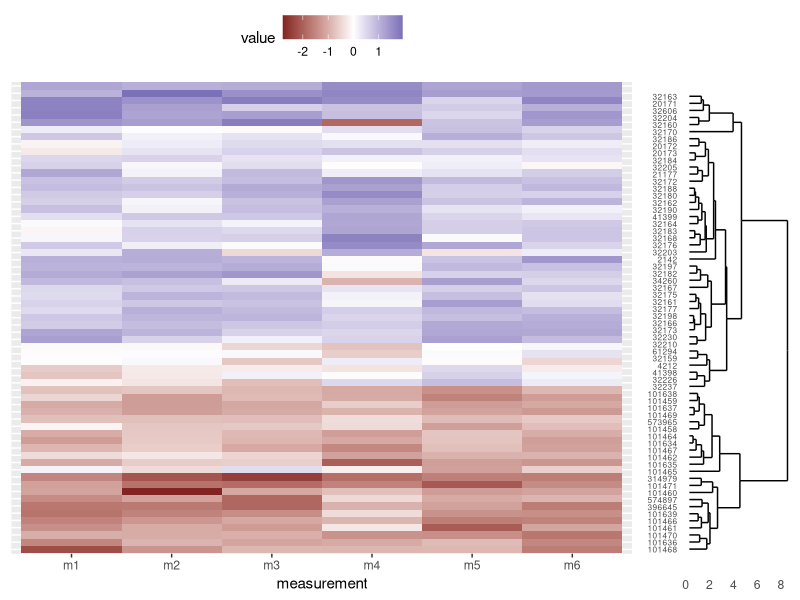

R code for this plot:
# Cluster and heatmap on otter data
# Sanjay Kumar V
# sanjay.murthy.29@gmail.com
# 2023-02-21

# Load Dependencies
library("ggplot2")
library("ggdendro")
library("tidyr")
library("grid")

# Read in data 
otter <- read.csv(file = "day-8/data/otter-mandible-data.csv",
                  stringsAsFactors = TRUE)


# taking two species
two_species <-c("A. cinerea", "L. canadensis")

# filtering database
otter <- otter[otter$species %in% two_species,]


# scaling data
otter_scaled <- otter
otter_scaled[, c(4:9)] <- scale(otter_scaled[, 4:9])

# Run clustering 
otter_matrix <- as.matrix(otter_scaled[, -c(1:3)])
rownames(otter_matrix) <- otter_scaled$accession
otter_dendro <- as.dendrogram(hclust(d = dist(x = otter_matrix)))

# Create dendro
dendro_plot <- ggdendrogram(data = otter_dendro, rotate = TRUE)

dendro_plot <- dendro_plot + theme(axis.text.y = element_text(size = 6))


# Creating Heatmap

# Data wrangling
otter_long <- pivot_longer(data = otter_scaled,
                           cols = -c(species, museum, accession),
                           names_to = "measurement",
                           values_to = "value")

# Extract the order of the tips in the dendrogram
otter_order <- order.dendrogram(otter_dendro)

# Order the levels according to their position in the cluster
otter_long$accession <- factor(x = otter_long$accession,
                               levels = otter_scaled$accession[otter_order],
                               ordered = TRUE)

# Create heatmap plot
heatmap_plot <- ggplot(data = otter_long, aes(x = measurement, y = accession)) +
  geom_tile(aes(fill = value))+
  scale_fill_gradient2() +
  theme(axis.text.y = element_blank(),
        axis.title.y = element_blank(),
        axis.ticks.y = element_blank(),
        legend.position = "top")

# combining them both
grid.newpage()
print(heatmap_plot, 
      vp = viewport(x = 0.4, y = 0.5, width = 0.8, height = 1.0))
print(dendro_plot, 
      vp = viewport(x = 0.90, y = 0.43, width = 0.2, height = 0.92))
